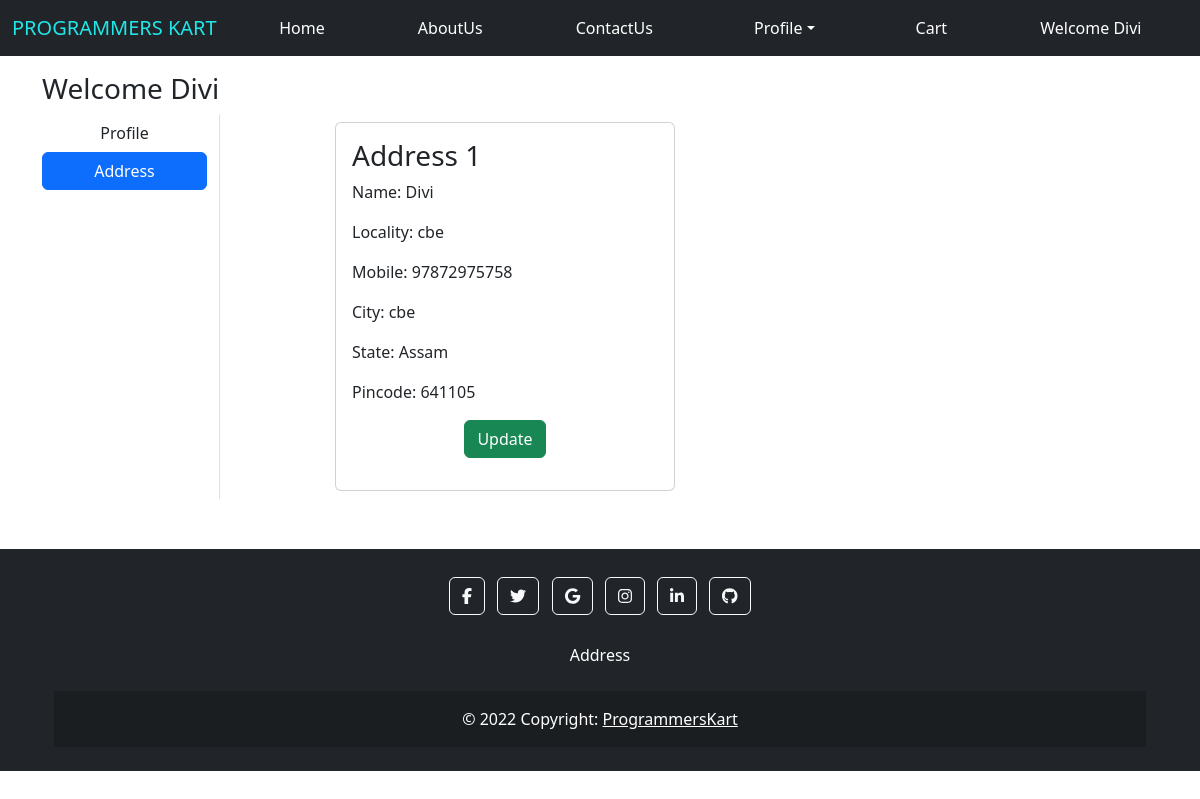
Page /address/ (signed in) on the committed database.
### proKApp/models.py (models this page shows, shortened)
class Customer(models.Model):
    user = models.ForeignKey(User,on_delete=models.CASCADE)
    name = models.CharField(max_length=200)
    locality = models.CharField(max_length=200)
    city = models.CharField(max_length=50)
    mobile = models.IntegerField(default=0)
    zipcode = models.IntegerField()
    state = models.CharField(choices=STATE_CHOCIES,max_length=100)

### proKApp/views.py (the view)
# urls.py: path('address/',views.address,name='address'),
def address(request):
    add = Customer.objects.filter(user=request.user)
    return render(request,'apps/address.html',locals())

### proKApp/templates/apps/address.html (shortened to what this page needs)
{%extends 'apps/base.html' %}
{% load static %}
{%block content%}
<div class="container my-3">
    <div class="row">
        <h3>Welcome <span class="text-capitalize">{{request.user}}</span></h3>
        <div class="col-sm-2 border-end">
            <ul class="list-unstyled">
                <li class="d-grid"><a href="{% url 'profile' %}" class="btn">Profile</a></li>
                <li class="d-grid"><a href="{% url 'address' %}" class="btn  btn-primary">Address</a></li>
            </ul>
        </div>
        <div class="col-sm-8 offset-sm-1">
            <div class="row">
                {% for ad in add %}
                    <div class="col-sm-6">
                        <div class="card m-2">
                            <div class="card-body">
                                <h3>Address {{forloop.counter}}</h3>
                                <p>Name: {{ad.name}}</p>
                                <p>Locality: {{ad.locality}}</p>
                                <p>Mobile: {{ad.mobile}}</p>
                                <p>City: {{ad.city}}</p>
                                <p>State: {{ad.state}}</p>
                                <p>Pincode: {{ad.zipcode}}</p>
                                <p class="text-center"><a href="{% url 'updateAddress' pk=ad.id %}" type="button" class="btn btn-success">Update</a></p>
                            </div>
                        </div>
                    </div>
                {% endfor %}
            </div>
        </div>
    </div>
</div>
{% endblock content %}

### proKApp/templates/apps/base.html (shortened to what this page needs)
<!DOCTYPE html>
<html lang="en">
<head>
    <link href="https://cdn.jsdelivr.net/npm/bootstrap@5.2.3/dist/css/bootstrap.min.css" rel="stylesheet">
    <link href="https://use.fontawesome.com/releases/v5.0.4/css/all.css" rel="stylesheet">
    {% load static %}
    <link rel="stylesheet" href="{% static 'apps/css/home.css'%}" />
    <link rel="stylesheet" href="https://cdnjs.cloudflare.com/ajax/libs/font-awesome/4.7.0/css/font-awesome.min.css">
</head>
<body>
    <nav class="navbar navbar-expand-lg navbar-dark bg-dark ">
        <div class="container-fluid">
          <a class="navbar-brand" href="{% url 'home' %}" style="color: rgb(31, 231, 231);">PROGRAMMERS KART</a>
          <div class="collapse navbar-collapse" id="navbarScroll">
            <ul class="navbar-nav me-auto my-2 my-lg-0 navbar-nav-scroll nav-fill w-100" style="--bs-scroll-height: 100px;">
              {% if request.user.is_authenticated %}
              <li class="nav-item">
                <a class="nav-link active" aria-current="page" href="{% url 'home' %}">Home</a>
              </li>
              <li class="nav-item">
                <a class="nav-link active" href="{% url 'about' %}">AboutUs</a>
              </li>
              <li class="nav-item">
                <a class="nav-link active" href="{% url 'contactUs' %}">ContactUs</a>
              </li>
              <li class="nav-item dropdown mx-2">
                <a href="#" class="nav-link dropdown-toggle text-white" id="profileDropdown" role="button" data-bs-toggle="dropdown">Profile</a>
              </li>
              <li class="nav-item"><a class="nav-link active" href="{% url 'showcart' %}">Cart</a></li>
              <li class="nav-item">
                    <a class="nav-link active" href="{% url 'profile' %}">Welcome {{request.user}}</a>
              </li>
            {% endif %}
          </ul>
          </div>
        </div>
      </nav>
      {% block content %}{% endblock content%}
<footer class="bg-dark text-center text-white mb-0 footerBlock">
    <div class="container p-4">
      <section class="mb-4">
        <a class="btn btn-outline-light btn-floating m-1" href="#!" role="button">
            <i class="fab fa-facebook-f"></i>
        </a>
        <a class="btn btn-outline-light btn-floating m-1" href="#!" role="button">
            <i class="fab fa-twitter"></i>
        </a>
        <a class="btn btn-outline-light btn-floating m-1" href="#!" role="button">
            <i class="fab fa-google"></i>
        </a>
        <a class="btn btn-outline-light btn-floating m-1" href="#!" role="button">
            <i class="fab fa-instagram"></i>
        </a>
        <a class="btn btn-outline-light btn-floating m-1" href="#!" role="button">
            <i class="fab fa-linkedin-in"></i>
        </a>
        <a class="btn btn-outline-light btn-floating m-1" href="#!" role="button">
            <i class="fab fa-github"></i>
        </a>
      </section>
      <section class="mb-4">
        <p>
          Address
        </p>
      </section>
    <div class="text-center p-3" style="background-color: rgba(0, 0, 0, 0.2);">
      © 2022 Copyright:
      <a class="text-white" href="">ProgrammersKart</a>
    </div>
  </footer>
</body>
</html>

### proKApp/static/apps/css/home.css (style rules this page uses)
.footerBlock { margin-top: 50px; }

### rows in the picture
Customer: name "Divi", locality "cbe", mobile "97872975758", city "cbe", state "Assam", zipcode "641105"

### other values in the picture
{{ request.user }} "Divi"
